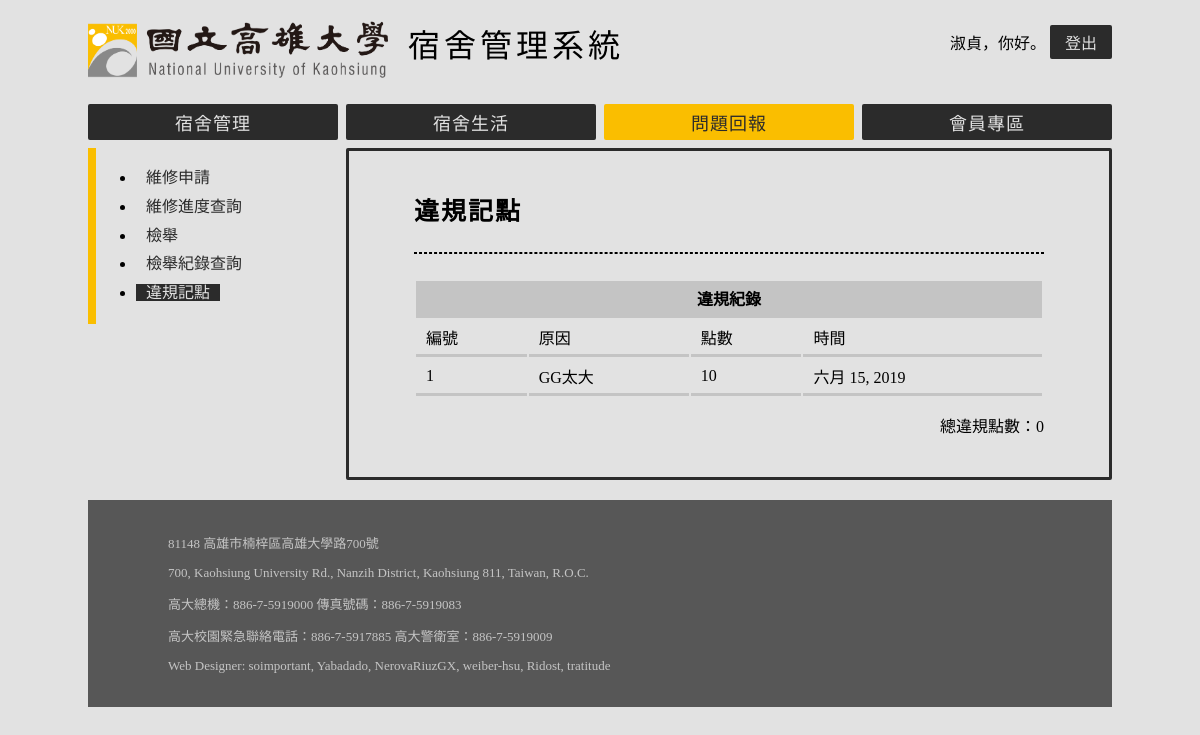
Page /RS/Conductjudge/ (signed in) on the earlier database version.
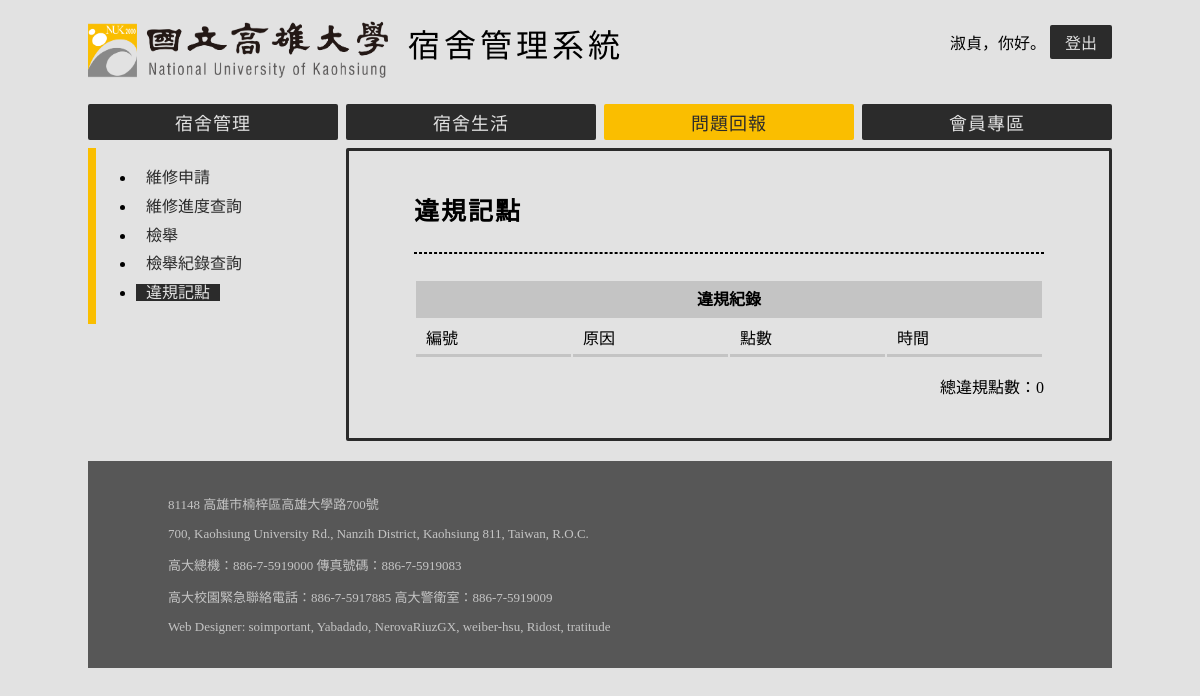
Same page on the later database version.
### AS/models.py (models this page shows)
class Conduct(models.Model):
    student = models.ForeignKey('Account', on_delete=models.CASCADE)
    reason = models.CharField(max_length=50)
    point = models.PositiveSmallIntegerField()
    date = models.DateField()

### RS/views.py (the view)
# urls.py: path('Conductjudge/', views.Conductjudge),
@login_required(login_url='/AS/login/')
def Conductjudge(request):
    user = Account.objects.get(user=request.user)
    permission = user.permission
    if permission <= 1:
        if request.method == 'POST':
            student = request.POST['accused']
            reason = request.POST['reason']
            point = request.POST['point']
            try:
                user = User.objects.get(username=student)
                account = Account.objects.get(user=user)
                if account.permission == 2:
                    now_conduct = StudentInfo.objects.get(account=account).conduct
                    with transaction.atomic():
                        Conduct.objects.create(
                            student=account, reason=reason, point=point, date=datetime.datetime.now(),
                        )
                        now_conduct = int(now_conduct) + int(point)
                        StudentInfo.objects.filter(account=account).update(conduct=now_conduct)
                    reply = 0
                    messege = '新增成功。'
                    return redirect('/RS/ConductCheck')
                else:
                    reply = 1
                    messege = '此用戶並非住宿生。'
                    return render(request, "RS/Conductjudge.html", locals())
            except:
                reply = 1
                messege = '查無此資料或輸入錯誤。'
                return render(request, "RS/Conductjudge.html", locals())
        else:
            reply = 1
            messege=''
            return render(request, "RS/Conductjudge.html", locals())
    else:
        try:
            conduct = Conduct.objects.filter(student=user)
            total_point = StudentInfo.objects.get(account=user).conduct
            rec = []
            if len(conduct) > 0:
                for c in conduct:
                    cd = {
                        'id': c.id,
                        'reason': c.reason,
                        'point': c.point,
                        'date': c.date,
                    }
                    rec.append(cd)
                return render(request, 'RS/Conductjudge.html', locals())
        except:
            messege='資料錯誤，請再試一次。如果重複出現此錯誤，請聯絡系統管理員。'
            return render(request, 'RS/Conductjudge.html', locals())
    return render(request, 'RS/Conductjudge.html', locals())

### RS/templates/RS/Conductjudge.html (shortened to what this page needs)
{% extends 'AS/base.html' %}
{% block article %}
    <h1>違規記點</h1>
    <hr class="heading">
    {% if permission == 2 or permission == 3 %}
        <table class="vertical">
            <th colspan="4" style="text-align:center; background-color: #c4c4c4">違規紀錄</th>
            <tr>
                <td>編號</td><td>原因</td><td>點數</td><td>時間</td>
            </tr>
            {% for record in rec %}
            <tr>
                <td>{{record.id}}</td><td>{{record.reason}}</td><td>{{record.point}}</td><td>{{record.date}}</td>
            </tr>
            {% endfor %}
        </table>
        <div style="text-align:right">總違規點數：{{total_point}}</div>
    {% endif %}
{% endblock %}
{% block navbar %}
    {% include 'RS/navbar.html' %}
{% endblock %}
{% block sidebar %}
    <ul>
        <li><a href="/RS/RepairmentApply/" class="sidebar-item">維修申請</a></li>
        <li><a href="/RS/RepairmentCheck/" class="sidebar-item">維修進度查詢</a></li>
        <li><a href="/RS/ReportApply/" class="sidebar-item">檢舉</a></li>
        <li><a href="/RS/ReportCheck/" class="sidebar-item">檢舉紀錄查詢</a></li>
        <li><a href="/RS/Conductjudge/" class="sidebar-item-selected">違規記點</a></li>
    </ul>
{% endblock %}

Differences in the rows shown:
removed Conduct: reason "GG太大", date "六月 15, 2019"
Other differences:
list line gone: "1 10"
